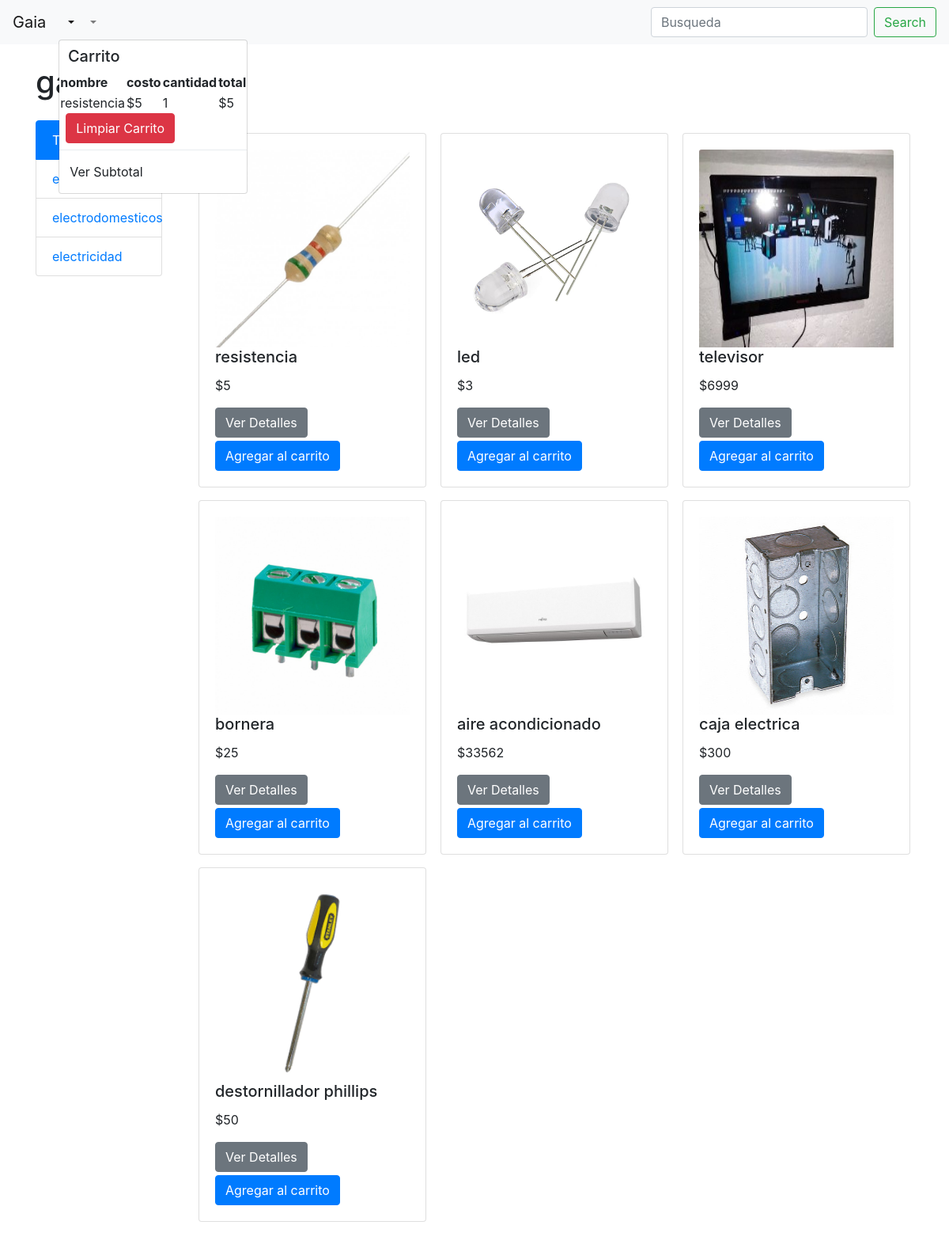
Page /?prod=1&nom=resistencia&cos=5&car=1 on the committed database.
### tables this page shows
CREATE TABLE IF NOT EXISTS `productos` (
  `id_producto` int(11) NOT NULL AUTO_INCREMENT,
  `nombre` varchar(24) NOT NULL,
  `precio` decimal(10,0) NOT NULL,
  `foto` varchar(30) NOT NULL,
  `cuotas` int(11) NOT NULL,
  `categoria` int(11) NOT NULL,
  PRIMARY KEY (`id_producto`)
);

### index.php (called while the page is built, shortened)
<?php
    include('view/navbar/navbar.php');
    include('view/body.php');
    include('view/footer.php');
?>

### models/db.php (the view, shortened to what this page needs)
<div class="row">
    <?php
            $busq = (isset($_POST['s'])?$_POST['s']:"");
            $db = new mysqli('localhost','root','usbw','compras');
            $categoria = "";
            $sql = "SELECT * FROM productos WHERE nombre LIKE '%$busq%' ".$categoria;
            $registros = $db->query($sql);
            foreach($registros as $productos):?>
            <div class="col-4 mb-3">
                <div class="card h-100" style="width: 18rem;">
                    <div class="card-body">
                        <img src="fotos/<?=$productos['foto']?>" width="250" height="250" class="card-img-top">
                        <h5 class="card-title"><?=$productos['nombre']?></h5>
                        <p class="card-text">$<?= $productos['precio'] ?></p>
                        <a href="./?det=1&nom=<?=$productos['nombre']?>&cos=<?=$productos['precio']?>&cuo=<?=$productos['cuotas']?>&img=<?=$productos['foto']?>&id=<?=$productos['id_producto']?>" class="btn btn-secondary mb-1">Ver Detalles</a>
                        <a href="./?prod=<?=$productos['id_producto']?>&nom=<?=$productos['nombre']?>&cos=<?=$productos['precio']?>&car=1"
                        class="btn btn-primary">Agregar al carrito</a>
                    </div>
                </div>
            </div>
            <?php endforeach;?>
</div>

### rows in the picture
productos: foto (picture), nombre "resistencia", precio "5"
productos: foto (picture), nombre "led", precio "3"
productos: foto (picture), nombre "televisor", precio "6999"
productos: foto (picture), nombre "bornera", precio "25"
productos: foto (picture), nombre "aire acondicionado", precio "33562"
productos: foto (picture), nombre "caja electrica", precio "300"
productos: foto (picture), nombre "destornillador phillips", precio "50"

### other values in the picture
$id['nombre'] "resistencia"
$id['costo'] "5"
$id['cantidad'] "1"
$id['total'] "5"
